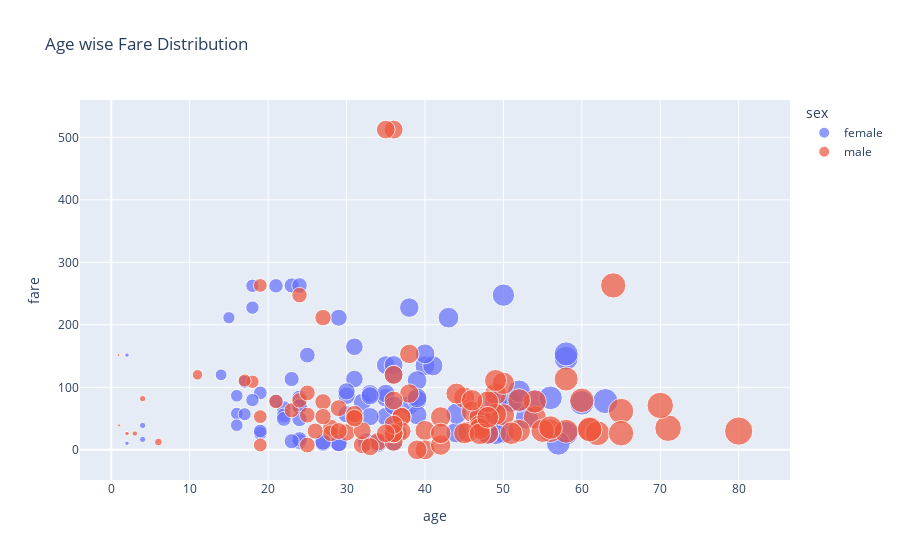

The cell this chart's notebook holds for it:
### Code cell
# scatter plt 
fig = px.scatter(df, x = 'age' , y = 'fare', color = 'sex', size = 'age', title = 'Age wise Fare Distribution')
fig.show()
fig.write_image('./fig.png', engine = 'orca', width = 900, height = 600, scale = 4)

df.dropna(inplace = True)

### Figure 1 — Plotly figure (JSON) as saved in the notebook; plotly's stock layout.template omitted (floating-point values rounded to 4 significant figures)
{"data": [{"hovertemplate": "sex=female<br>age=%{marker.size}<br>fare=%{y}<extra></extra>", "legendgroup": "female", "marker": {"color": "#636efa", "size": [38, 35, 4, 58, 49, 29, 23, 32.5, 19, 22, 50, 44, 58, 2, 31, 32, 35, 29, 30, 58, 35, 63, 19, 2, 50, 17, 30, 24, 18, 31, 40, 36, 36, 16, 41, 24, 24, 22, 60, 24, 23, 24, 33, 14, 23, 35, 54, 25, 16, 34, 30, 44, 22, 36, 48, 39, 53, 39, 39, 18, 52, 40, 4, 21, 24, 15, 18, 24, 38, 27, 29, 21, 33, 36, 51, 57, 43, 17, 49, 33, 52, 27, 39, 16, 48, 47, 56, 19], "sizemode": "area", "sizeref": 0.2, "symbol": "circle"}, "mode": "markers", "name": "female", "orientation": "v", "showlegend": true, "type": "scatter", "x": [38, 35, 4, 58, 49, 29, 23, 32.5, 19, 22, 50, 44, 58, 2, 31, 32, 35, 29, 30, 58, 35, 63, 19, 2, 50, 17, 30, 24, 18, 31, 40, 36, 36, 16, 41, 24, 24, 22, 60, 24, 23, 24, 33, 14, 23, 35, 54, 25, 16, 34, 30, 44, 22, 36, 48, 39, 53, 39, 39, 18, 52, 40, 4, 21, 24, 15, 18, 24, 38, 27, 29, 21, 33, 36, 51, 57, 43, 17, 49, 33, 52, 27, 39, 16, 48, 47, 56, 19], "xaxis": "x", "y": [71.28, 53.1, 16.7, 26.55, 76.73, 10.5, 263, 13, 26.28, 66.6, 28.71, 27.72, 146.5, 10.46, 113.3, 76.29, 83.47, 10.46, 86.5, 153.5, 135.6, 77.96, 91.08, 151.6, 247.5, 108.9, 56.93, 83.16, 262.4, 164.9, 134.5, 135.6, 13, 57.98, 134.5, 263, 13, 55, 75.25, 69.3, 113.3, 16.7, 90, 120, 13.79, 90, 78.27, 151.6, 86.5, 10.5, 93.5, 57.98, 49.5, 71, 39.6, 79.65, 51.48, 55.9, 110.9, 79.65, 78.27, 153.5, 39, 77.96, 69.3, 211.3, 227.5, 49.5, 227.5, 10.5, 211.3, 262.4, 86.5, 120, 77.96, 10.5, 211.3, 57, 25.93, 53.1, 93.5, 12.47, 83.16, 39.4, 25.93, 52.55, 83.16, 30], "yaxis": "y"}, {"hovertemplate": "sex=male<br>age=%{marker.size}<br>fare=%{y}<extra></extra>", "legendgroup": "male", "marker": {"color": "#EF553B", "size": [54, 34, 28, 19, 65, 45, 25, 46, 71, 23, 21, 47, 24, 54, 37, 24, 36.5, 61, 56, 1, 3, 40, 38, 44, 37, 62, 52, 40, 37, 36, 0.92, 45.5, 38, 29, 2, 25, 27, 36, 32, 28, 50, 64, 4, 52, 30, 49, 65, 48, 47, 25, 58, 55, 18, 36, 47, 45, 50, 17, 36, 36, 60, 49, 42, 61, 80, 32, 48, 56, 58, 47, 31, 36, 27, 31, 49, 42, 35, 42, 48, 19, 27, 35, 36, 70, 19, 6, 29, 46, 11, 39, 51, 31, 33, 26], "sizemode": "area", "sizeref": 0.2, "symbol": "circle"}, "mode": "markers", "name": "male", "orientation": "v", "showlegend": true, "type": "scatter", "x": [54, 34, 28, 19, 65, 45, 25, 46, 71, 23, 21, 47, 24, 54, 37, 24, 36.5, 61, 56, 1, 3, 40, 38, 44, 37, 62, 52, 40, 37, 36, 0.92, 45.5, 38, 29, 2, 25, 27, 36, 32, 28, 50, 64, 4, 52, 30, 49, 65, 48, 47, 25, 58, 55, 18, 36, 47, 45, 50, 17, 36, 36, 60, 49, 42, 61, 80, 32, 48, 56, 58, 47, 31, 36, 27, 31, 49, 42, 35, 42, 48, 19, 27, 35, 36, 70, 19, 6, 29, 46, 11, 39, 51, 31, 33, 26], "xaxis": "x", "y": [51.86, 13, 35.5, 263, 61.98, 83.47, 7.65, 61.17, 34.65, 63.36, 77.29, 52, 247.5, 77.29, 53.1, 79.2, 26, 33.5, 30.7, 39, 26, 31, 90, 90, 52.55, 26.55, 79.65, 0, 29.7, 12.88, 151.6, 28.5, 153.5, 66.6, 26, 55.44, 211.5, 120, 8.05, 26.55, 55.9, 263, 81.86, 30.5, 27.75, 89.1, 26.55, 26.55, 38.5, 91.08, 29.7, 30.5, 108.9, 26.29, 34.02, 26.55, 106.4, 110.9, 26.39, 40.12, 79.2, 56.93, 52.55, 32.32, 30, 30.5, 76.73, 35.5, 113.3, 25.59, 52, 512.3, 76.73, 57, 110.9, 7.65, 26.29, 26.29, 52, 7.65, 53.1, 512.3, 78.85, 71, 53.1, 12.47, 30, 79.2, 120, 0, 26.55, 50.5, 5, 30], "yaxis": "y"}], "layout": {"legend": {"itemsizing": "constant", "title": {"text": "sex"}, "tracegroupgap": 0}, "title": {"text": "Age wise Fare Distribution"}, "xaxis": {"anchor": "y", "domain": [0, 1], "title": {"text": "age"}}, "yaxis": {"anchor": "x", "domain": [0, 1], "title": {"text": "fare"}}}}
